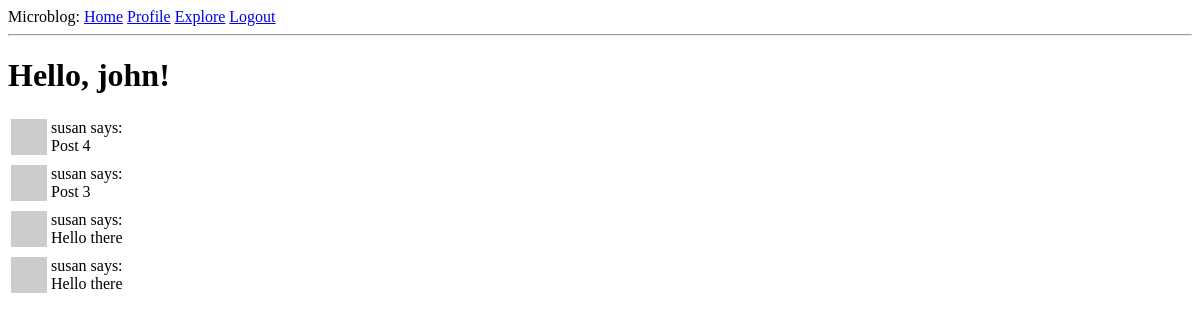
Page /explore (signed in) on the earlier database version.
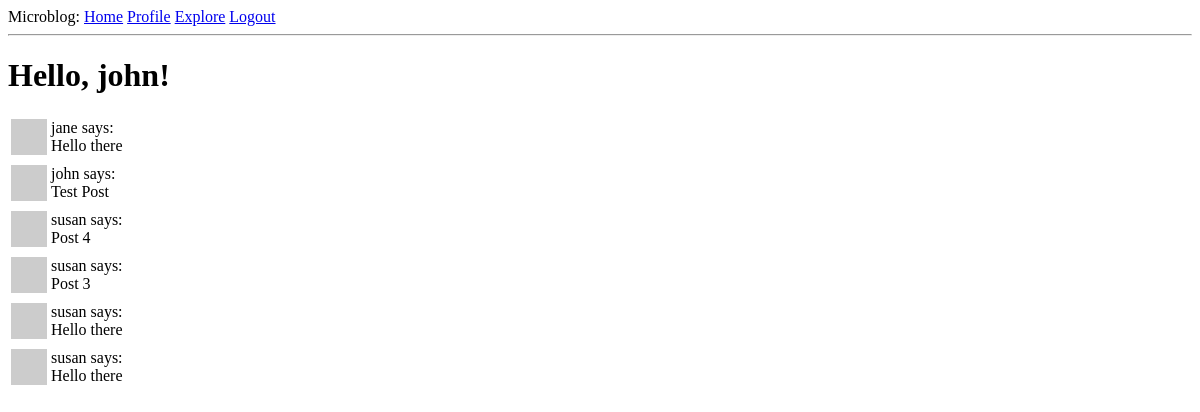
Same page on the later database version.
### app/models.py (models this page shows, shortened)
class Post(db.Model):
    id = db.Column(db.Integer, primary_key=True)
    body = db.Column(db.String(140))
    timestamp = db.Column(db.DateTime, index=True, default=datetime.utcnow)
    user_id = db.Column(db.Integer, db.ForeignKey('user.id'))

class User(UserMixin, db.Model):
    id = db.Column(db.Integer, primary_key=True)
    username = db.Column(db.String(64), index=True, unique=True)
    email = db.Column(db.String(120), index=True, unique=True)
    password_hash = db.Column(db.String(128))
    about_me = db.Column(db.String(140))
    last_seen = db.Column(db.DateTime, default=datetime.utcnow)
    followed = db.relationship(
        'User',
        secondary=followers,
        primaryjoin=(followers.c.follower_id == id),
        secondaryjoin=(followers.c.followed_id == id),
        backref=db.backref('followers', lazy='dynamic'),
        lazy='dynamic'
    )
    posts = db.relationship('Post', backref='author', lazy='dynamic')
    def avatar(self, size):
        digest = md5(self.email.lower().encode('utf-8')).hexdigest()
        return 'https://www.gravatar.com/avatar/{}?d=identicon&s={}'.format(
            digest, size)

### app/routes.py (the view)
@app.route('/explore')
@login_required
def explore():
    page = request.args.get('page', 1, type=int)
    posts = Post.query.order_by(Post.timestamp.desc()).paginate(
        page, app.config['POSTS_PER_PAGE'], false
    )
    next_url = url_for('explore', page=posts.next_num) \
        if posts.has_next else None
    prev_url = url_for('explore', page=posts.prev_num) \
        if posts.has_prev else None
    return render_template('index.html',
                           title='Explore',
                           posts=posts.items,
                           next_url=next_url,
                           prev_url=prev_url)

### app/models.py (called while the page is built)
@login.user_loader
def load_user(id):
    return User.query.get(int(id))

### app/routes.py (called while the page is built)
@app.before_request
def before_request():
    if current_user.is_authenticated:
        current_user.last_seen = datetime.utcnow()
        db.session.commit()

### app/templates/index.html (shortened to what this page needs)
{% extends "base.html" %}
{% block content %}
    <h1>Hello, {{ current_user.username }}!</h1>
    {% for post in posts %}
        {% include "_post.html" %}
    {% endfor %}
{% endblock content %}

### app/templates/_post.html
<table>
    <tr valign="top">
        <td>
            <img src="{{ post.author.avatar(36) }}"
                 alt="{{ post.author.username }}'s avatar"
                 height=36
                 width=36 />
        </td>
        <td>
            {{ post.author.username }} says:
            <br />
            {{ post.body }}
        </td>
    </tr>
</table>

Differences in the rows shown:
added Post: author.username "jane", body "Hello there"
added Post: author.username "john", body "Test Post"
